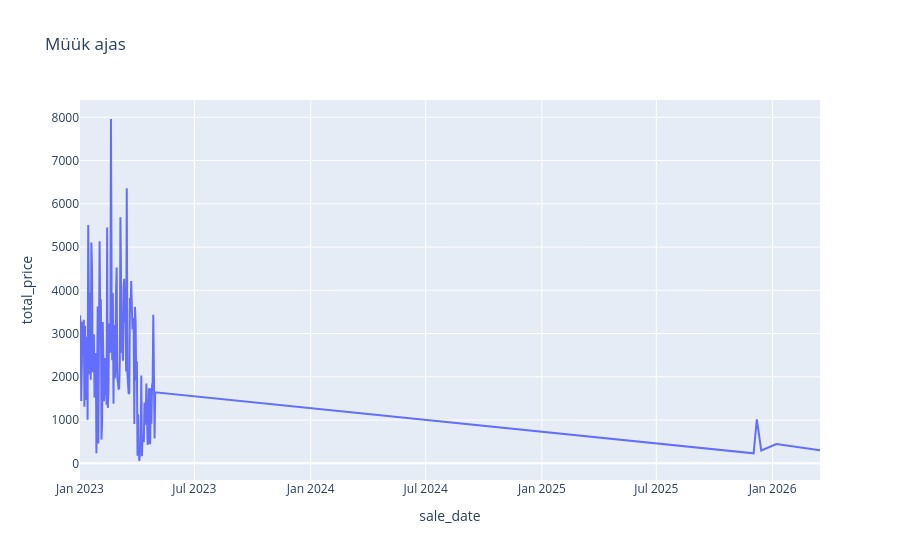

This figure's notebook cell:
### Code cell
import os
from dotenv import load_dotenv
from supabase import create_client
import pandas as pd
import plotly.express as px

load_dotenv()

SUPABASE_URL = os.getenv("SUPABASE_URL")
SUPABASE_KEY = os.getenv("SUPABASE_ANON_KEY")

if not SUPABASE_URL or not SUPABASE_KEY:
    raise ValueError("Puudub SUPABASE_URL või SUPABASE_ANON_KEY .env failis")

supabase = create_client(SUPABASE_URL, SUPABASE_KEY)

response = supabase.table("sales").select("*").execute()
df = pd.DataFrame(response.data)

print(df.head())
print(df.info())

df["sale_date"] = pd.to_datetime(df["sale_date"])

daily_sales = df.groupby("sale_date")["total_price"].sum().reset_index()

fig = px.line(
    daily_sales,
    x="sale_date",
    y="total_price",
    title="Müük ajas",
)

fig.show()
